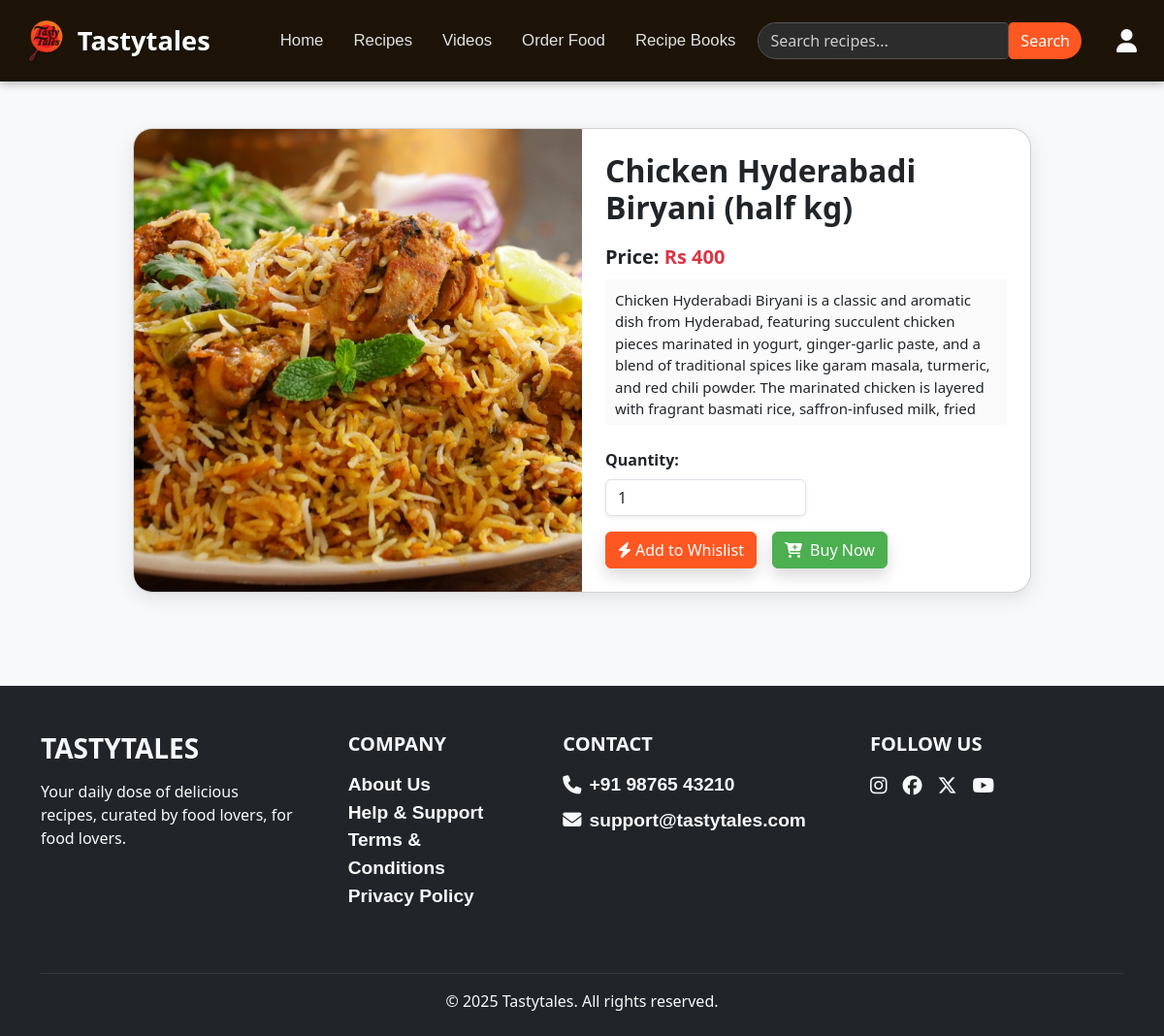
Page /ordershow/76 on the committed database.
### recipeproject/models.py (models this page shows)
class recipes(models.Model):
    foodname = models.CharField(max_length=255)
    foodimg = models.ImageField()
    foodinfo = models.TextField( default="No information available")
    foodprice = models.IntegerField(null=True,blank=True)
    videoSrc = models.URLField(null=True,blank=True,max_length=500)
    category = models.CharField(choices=allProducts, max_length=255)

### recipeproject/views.py (the view)
# urls.py: path('ordershow/<int:Id>',views.ordershow),
def ordershow(req,Id):
     a = recipes.objects.filter(id=Id).values()
     b = list(a)
     return render(req,'ordershow.html',context={'data':b})

### recipeproject/templates/ordershow.html (shortened to what this page needs)
{% load static %}
<!DOCTYPE html>
<html lang="en">
<head>
  <link rel="stylesheet" href="https://cdn.jsdelivr.net/npm/bootstrap@5.3.3/dist/css/bootstrap.min.css">
  <link rel="stylesheet" href="https://cdnjs.cloudflare.com/ajax/libs/font-awesome/6.6.0/css/all.min.css" />
  <link rel="stylesheet" href="{% static 'style.css' %}">
</head>
<body class="bg-light">
<nav class="navbar navbar-expand-lg sticky-top py-3 px-3">
  <div class="container-fluid">
    <a class="navbar-brand" href="/">
      <img src="{% static 'src/logo-removebg-preview (2).png' %}" alt="Logo">
      Tastytales
    </a>
   <div class="collapse navbar-collapse d-none d-lg-flex justify-content-end align-items-center w-100">
      <ul class="navbar-nav me-auto ms-5">
        <li class="nav-item"><a class="nav-link" href="/">Home</a></li>
        <li class="nav-item"><a class="nav-link" href="/recipe">Recipes</a></li>
        <li class="nav-item"><a class="nav-link" href="/video">Videos</a></li>
        <li class="nav-item"><a class="nav-link" href="/orderfood">Order Food</a></li>
        <li class="nav-item"><a class="nav-link" href="/books">Recipe Books</a></li>
      </ul>
      <form class="d-flex search-form" id="searchf">
        <input class="form-control search-input" type="search" placeholder="Search recipes..." id="searchs">
        <button class="btn search-button" type="submit" id="searchb">Search</button>
      </form>
      <a href="/profile" class="user-icon ms-3"><i class="fa-solid fa-user"></i></a>
    </div>
  </div>
</nav>
  <div class="container py-5">
    <div class="row justify-content-center">
      <div class="col-lg-10">
        <div class="card product-card d-flex flex-column flex-md-row">
          <div class="col-md-6 p-0">
            <img src="{% static 'webimg/' %}{{ data.0.foodimg }}" alt="{{ data.0.foodname }}" class="product-img">
          </div>
          <div class="col-md-6 d-flex flex-column justify-content-between p-4">
            <div>
              <h2 class="fw-bold text-dark mb-3">{{ data.0.foodname }}</h2>
              <p class="fs-5 mb-2">
                <strong>Price:</strong>
                <span class="text-danger fw-bold">Rs {{ data.0.foodprice }}</span>
              </p>
              <div class="description-box mb-4">{{ data.0.foodinfo }}</div>
              <div class="mb-3">
                <label for="quantity" class="form-label fw-semibold">Quantity:</label>
                <input type="number" id="quantity" name="quantity" min="1" value="1" class="form-control shadow-sm w-50">
              </div>
            </div>
            <div class="d-flex gap-3 flex-wrap">
              <a href="/addlikeitem/{{ data.0.id }}"><button class="btn btn-primary flex-fill shadow" >
                     <i class="fas fa-bolt me-1"></i>Add to Whislist
              </button>
              </a>
              <a href="/addbuyitem/{{ data.0.id }}">
              <button class="btn btn-success flex-fill shadow" >
               <i class="fas fa-cart-plus me-1"></i>   Buy Now
              </button>
              </a>
            </div>
          </div>
        </div>
      </div>
    </div>
  </div>
  <div class="bg-dark text-light pt-5 pb-4 mt-5">
  <div class="container text-md-left">
    <div class="row text-md-left d-flex justify-content-between flex-wrap">
      <div class="col-md-3 mb-4">
        <h3 class="fw-bold text-uppercase mb-3">TASTYTALES</h3>
        <p>Your daily dose of delicious recipes, curated by food lovers, for food lovers.</p>
      </div>
      <div class="col-md-2 mb-4">
        <h5 class="text-uppercase fw-semibold mb-3">Company</h5>
        <ul class="list-unstyled">
          <li><a href="about" class="text-light text-decoration-none">About Us</a></li>
          <li><a href="support" class="text-light text-decoration-none">Help & Support</a></li>
          <li><a href="terms" class="text-light text-decoration-none">Terms & Conditions</a></li>
          <li><a href="privacy" class="text-light text-decoration-none">Privacy Policy</a></li>
        </ul>
      </div>
      <div class="col-md-3 mb-4">
        <h5 class="text-uppercase fw-semibold mb-3">Contact</h5>
        <ul class="list-unstyled">
          <li class="mb-2 d-flex align-items-center"><i class="fa-solid fa-phone me-2"></i>+91 98765 43210</li>
          <li class="d-flex align-items-center"><i class="fa-solid fa-envelope me-2"></i>support@tastytales.com</li>
        </ul>
      </div>
      <div class="col-md-3 mb-4">
        <h5 class="text-uppercase fw-semibold mb-3">Follow Us</h5>
        <div class="d-flex gap-3">
          <a href="https://instagram.com" target="_blank" class="text-light fs-5"><i class="fab fa-instagram"></i></a>
          <a href="https://facebook.com" target="_blank" class="text-light fs-5"><i class="fab fa-facebook"></i></a>
          <a href="https://x.com" target="_blank" class="text-light fs-5"><i class="fab fa-x-twitter"></i></a>
          <a href="https://youtube.com" target="_blank" class="text-light fs-5"><i class="fab fa-youtube"></i></a>
        </div>
      </div>
    </div>
    <hr class="border-secondary mt-4" />
    <div class="text-center">
      <p class="mb-0">&copy; 2025 Tastytales. All rights reserved.</p>
    </div>
  </div>
</div>
</body>
</html>

### recipeproject/static/style.css (style rules this page uses)
* { padding: 0; margin: 0; }
a { text-decoration: none; color: white; }
li { list-style: none; font-size: larger; font-weight: bolder; font-family: 'Franklin Gothic Medium', 'Arial Narrow', Arial, sans-serif; }
a { text-decoration: none; color: inherit; }

### recipeproject/templates/ordershow.html (style rules this page uses)
.product-card { border-radius: 20px; overflow: hidden; box-shadow: 0 6px 20px rgba(0, 0, 0, 0.1); }
.product-img { object-fit: cover; height: 100%; width: 100%; max-height: 500px; }
.description-box { max-height: 150px; overflow-y: auto; scrollbar-width: none; padding: 10px; background-color: #fafafa; font-size: 15px; }
.btn-primary { background-color: #ff5722; border-color: #ff5722; }
.btn-success { background-color: #4caf50; border-color: #4caf50; }
.navbar { font-family: 'Segoe UI', sans-serif; background-color: #1d1407; box-shadow: 0 3px 8px rgba(0, 0, 0, 0.25); font-size: 1rem; z-index: 1000; }
.navbar-brand { font-size: 1.7rem; font-weight: 700; color: #fff !important; display: flex; align-items: center; gap: 10px; text-shadow: 1px 1px 2px #00000060; }
.navbar-brand img { height: 42px; filter: drop-shadow(1px 1px 1px #00000060); }
.navbar-nav .nav-link { color: #e0e0e0 !important; font-weight: 500; margin-right: 15px; transition: 0.3s ease; font-size: 1.05rem; }
.search-form { flex-grow: 1; max-width: 450px; margin-right: 20px; }
.search-input { background-color: #2c2c2c; color: #fff; border: 1px solid #555; border-top-left-radius: 25px; border-bottom-left-radius: 25px; }
.search-input::placeholder { color: #ccc; }
.search-button { background-color: #ff5722; color: white; border: none; border-top-right-radius: 25px; border-bottom-right-radius: 25px; }
.user-icon { font-size: 1.5rem; color: #f8f9fa; transition: color 0.3s ease; }

### rows in the picture
recipes: foodimg (picture), foodname "Chicken Hyderabadi Biryani (half kg)", foodinfo "Chicken Hyderabadi Biryani is a classic and aromatic dish from Hyderabad, featuring succulent chicken pieces marinated in yogurt, ginger-garlic paste, and a blend of traditional spices like garam masala, turmeric, and red chili powder. The marinated chicken is layered with fragrant basmati rice, saffron-infused milk, fried…"

### other values in the picture
{{ data.0.foodprice }} "400"
